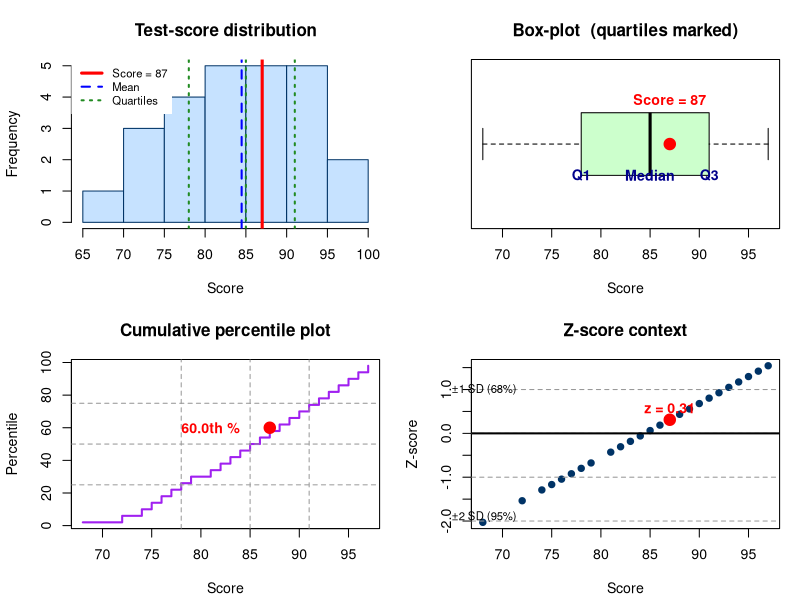
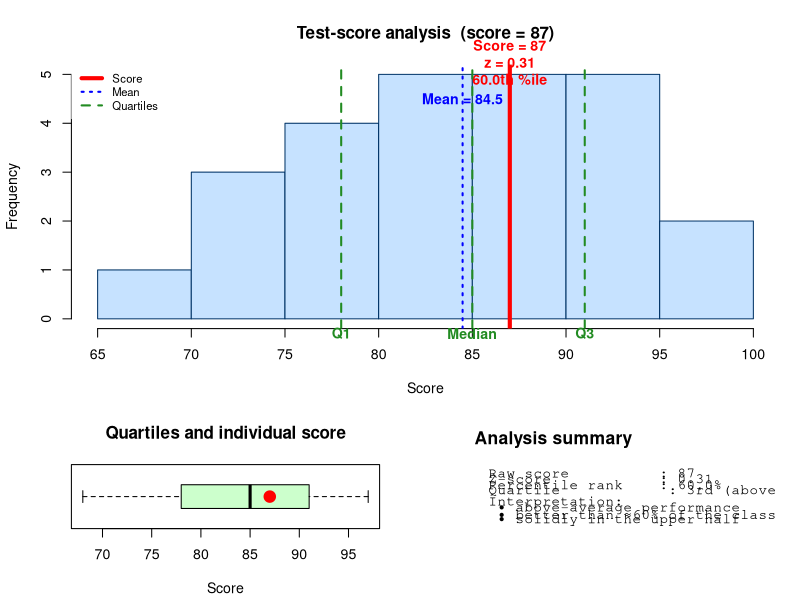

Write R code to recreate these figures, in order.
##############################################################################
# Test‑Score Relative Standing – Clean‑layout version
#   • Non‑overlapping labels (dynamic offsets, use outer margins)
#   • Slightly smaller default label size (cex = 0.85)
##############################################################################

test_scores     <- c(68,72,74,75,76,77,78,79,81,82,83,84,85,
                     86,87,88,89,90,91,92,93,94,95,96,97)
analyzed_score  <- 87

mean_score      <- mean(test_scores)
sd_score        <- sd(test_scores)
quartiles       <- quantile(test_scores, probs = c(.25,.5,.75))
z_score         <- (analyzed_score - mean_score) / sd_score
percentile_rank <- mean(test_scores <= analyzed_score) * 100

##############################################################################
# 4‑panel figure -------------------------------------------------------------
##############################################################################
png("test_score_relative_standing.png", width = 1200, height = 800, res = 120)
par(mfrow = c(2, 2), mar = c(4.2, 4.2, 3.5, 1.2), cex = .85)  # add a touch of margin

## 1. Histogram --------------------------------------------------------------
h <- hist(test_scores, breaks = 8, col = "#c6e2ff", border = "#003366",
          main = "Test‑score distribution", xlab = "Score", ylab = "Frequency",
          xlim = c(65, 100))
abline(v = analyzed_score, col = "red",  lwd = 3)
abline(v = mean_score,    col = "blue", lwd = 2, lty = 2)
abline(v = quartiles,     col = "forestgreen", lwd = 2, lty = 3)

legend("topleft",
       legend = c(sprintf("Score = %d", analyzed_score), "Mean", "Quartiles"),
       col    = c("red", "blue", "forestgreen"),
       lwd    = c(3,2,2), lty = c(1,2,3), bg = "white", box.lty = 0, cex = .8)

## 2. Box‑plot ---------------------------------------------------------------
boxplot(test_scores, horizontal = TRUE, col = "#ccffcc",
        main = "Box‑plot  (quartiles marked)", xlab = "Score")

points(analyzed_score, 1, col = "red", pch = 19, cex = 1.8)
text(analyzed_score, 1.25, sprintf("Score = %d", analyzed_score),
     col = "red", font = 2, adj = c(.5,0))

# Quartile labels: place slightly above the line, centred
text(quartiles, rep(0.8, 3), labels = c("Q1","Median","Q3"),
     col = "blue4", font = 2, adj = .5)

## 3. Empirical‑percentile curve --------------------------------------------
sorted_scores       <- sort(test_scores)
percentile_positions <- (seq_along(sorted_scores) - 0.5) / length(sorted_scores) * 100

plot(sorted_scores, percentile_positions, type = "s", lwd = 2, col = "purple",
     main = "Cumulative percentile plot", xlab = "Score", ylab = "Percentile")

points(analyzed_score, percentile_rank, col = "red", pch = 19, cex = 1.8)

# place label to the left or right depending on location
h.offset  <- ifelse(analyzed_score > mean_score, -3,  3)
h.adjust  <- ifelse(h.offset < 0, 1, 0)  # right‑ or left‑justify
text(analyzed_score + h.offset, percentile_rank,
     sprintf("%.1fth %%", percentile_rank),
     col = "red", font = 2, adj = c(h.adjust, .5))

abline(h = c(25, 50, 75), col = "grey60", lty = 2)
abline(v = quartiles,       col = "grey60", lty = 2)

## 4. Z‑score context --------------------------------------------------------
z_scores_all <- (test_scores - mean_score) / sd_score
plot(test_scores, z_scores_all, pch = 19, col = "#003366",
     main = "Z‑score context", xlab = "Score", ylab = "Z‑score")
points(analyzed_score, z_score, col = "red", pch = 19, cex = 1.8)

v.offset <- ifelse(z_score > 0,  0.15, -0.15)
v.adjust <- ifelse(z_score > 0,  0,  1)
text(analyzed_score, z_score + v.offset,
     sprintf("z = %.2f", z_score),
     col = "red", font = 2, adj = c(.5, v.adjust))

abline(h = c(-2,-1,0,1,2), col = "grey60", lty = 2)
abline(h = 0, lwd = 2)           # mean line

# annotate SD ranges outside plotting region to keep it clear
usr <- par("usr"); xpd <- par("xpd"); par(xpd = NA)
text(usr[1] - 2,  1,  "±1 SD (68%)", cex = 0.8, adj = 0)
text(usr[1] - 2, -1.9,"±2 SD (95%)", cex = 0.8, adj = 0)
par(xpd = xpd)   # restore clipping

dev.off()

##############################################################################
# Single‑panel “dashboard” figure -------------------------------------------
##############################################################################
png("test_score_comprehensive.png", width = 1000, height = 650, res = 120)

layout(matrix(c(1,1,2,3), nrow = 2, byrow = TRUE),
       heights = c(2,1))          # big histogram strip on top
par(mar = c(4.2,4.2,3.8,1.2), cex = .85)

## 1. Histogram with annotations --------------------------------------------
h <- hist(test_scores, breaks = 8, col = "#c6e2ff", border = "#003366",
          main = "Test‑score analysis  (score = 87)", xlab = "Score",
          ylab = "Frequency", xlim = c(65, 100))

abline(v = analyzed_score, col = "red", lwd = 4)
# room above tallest bar
hist_ymax <- max(h$counts)

text(analyzed_score, hist_ymax * 1.05,
     sprintf("Score = 87\nz = %.2f\n%.1fth %%ile",
             z_score, percentile_rank),
     col = "red", font = 2, adj = .5, xpd = NA)

abline(v = quartiles, col = "forestgreen", lwd = 2, lty = 2)
text(quartiles, rep(-.3,3), labels = c("Q1","Median","Q3"),
     col = "forestgreen", font = 2, adj = .5, xpd = NA)

abline(v = mean_score, col = "blue", lwd = 2, lty = 3)
text(mean_score, hist_ymax * 0.9,
     sprintf("Mean = %.1f", mean_score),
     col = "blue", font = 2, adj = .5)

legend("topleft",
       legend = c("Score","Mean","Quartiles"),
       col    = c("red","blue","forestgreen"),
       lwd    = c(4,2,2), lty = c(1,3,2), bg = "white", box.lty = 0, cex = .8)

## 2. Box‑plot ---------------------------------------------------------------
boxplot(test_scores, horizontal = TRUE, col = "#ccffcc",
        main = "Quartiles and individual score", xlab = "Score")
points(analyzed_score, 1, col = "red", pch = 19, cex = 1.8)

## 3. Summary “table” --------------------------------------------------------
plot.new(); plot.window(xlim = 0:1, ylim = 0:1)
mtext("Analysis summary", font = 2, cex = 1.05, side = 3, adj = 0.02, line = 1)

summary_lines <- c(
  sprintf("Raw score          : %d",   analyzed_score),
  sprintf("Z‑score            : %.2f", z_score),
  sprintf("Percentile rank    : %.1f%%", percentile_rank),
  "Quartile            : 3rd (above median)",
  "",
  "Interpretation:",
  " • above‑average performance",
  " • better than ≈60% of the class",
  " • solidly in the upper half")

text(0.02, seq(.9, .1, length = length(summary_lines)),
     summary_lines, adj = 0, family = "mono")

dev.off()

cat("✓ Images written:\n",
    "  • test_score_relative_standing.png (4‑panel)\n",
    "  • test_score_comprehensive.png     (dashboard)\n")

